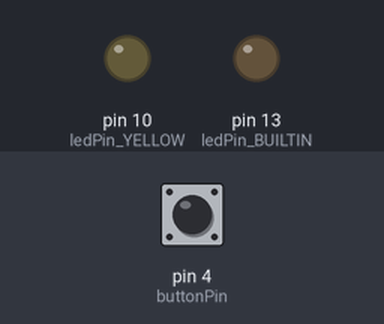
The sketch below on a simulated Arduino Uno, built with avr-gcc and run on an emulated ATmega328P. Parts: output pins drawn as LEDs (lit = HIGH). Dashed ring = blinking. The inputs (shaded band) are chosen by the test bench; at power-on: pin 4 (buttonPin) LOW.

Above: at 1.2 s.
1.3 s: pin 4 (buttonPin) pulled HIGH for 0.15 s
At 2.3 s:
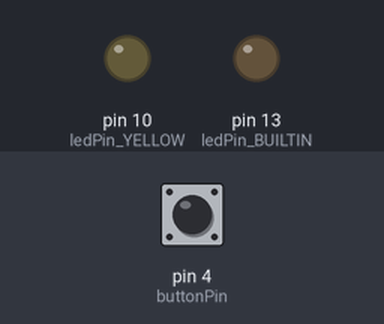
2.9 s: pin 4 (buttonPin) pulled HIGH for 1 s
At 3.14 s:
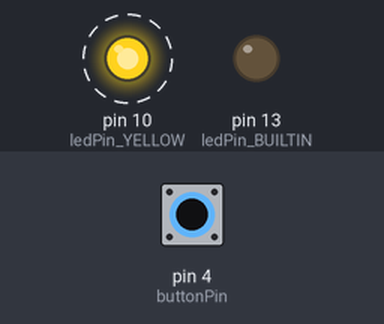
5.9 s: pin 4 (buttonPin) pulled HIGH for 3.2 s
At 6.04 s:
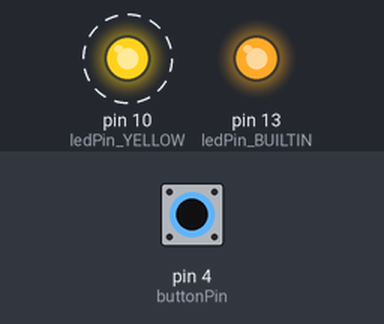
Timing chart, 0 to 10.6 s (numbered marks = the images above; inputs shaded):
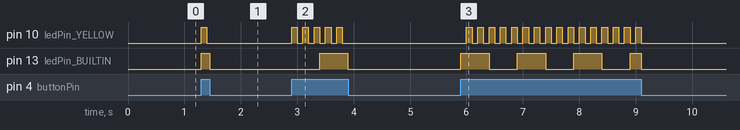

Measured:
- after the input at 1.3 s, pin 10 (ledPin_YELLOW): LOW → HIGH at once, → LOW 0.10 s later; pin 13 (ledPin_BUILTIN): LOW → HIGH at once, → LOW 0.15 s later
- after the input at 2.9 s, pin 10 (ledPin_YELLOW): alternates HIGH for 0.10 s and LOW for 0.10 s, 10 changes in all, then stays LOW, starting at once; pin 13 (ledPin_BUILTIN): LOW → HIGH after 0.50 s, → LOW 0.50 s later
- after the input at 5.9 s, pin 10 (ledPin_YELLOW): alternates HIGH for 0.10 s and LOW for 0.10 s, 32 changes in all, then stays LOW, starting after 0.10 s; pin 13 (ledPin_BUILTIN): goes 3 × (HIGH 0.50 s, LOW 0.50 s), HIGH 0.20 s, then LOW, starting at once

The sketch:

code_P2.ino
```cpp
// constants won't change. Used here to set a pin number:
const int ledPin_BUILTIN =  LED_BUILTIN;// the number of the LED pin
const int ledPin_YELLOW = 10;
const int buttonPin = 4;

// Variables will change:
int ledState_BUILTIN = LOW;             // ledState used to set the LED
int ledState_YELLOW = LOW;
int buttonState = 0;                    // variable for reading the pushbutton status


unsigned long previousMillis_BUILTIN = 0;  // will store last time BUILTIN_LED was updated
unsigned long previousMillis_YELLOW = 0;   // will store last time YELLOW_LED was updated

// intervalS at which to blink (milliseconds)
const long interval_BUILTIN = 500;
const long interval_YELLOW = 100;

void setup() {
    // set the digital pin as output:
    pinMode(ledPin_BUILTIN, OUTPUT);
    pinMode(ledPin_YELLOW, OUTPUT);
	pinMode(buttonPin, INPUT);
}

void loop() {
    unsigned long currentMillis = millis();
	buttonState = digitalRead(buttonPin);

	if (buttonState == HIGH) {
		if (currentMillis - previousMillis_BUILTIN >= interval_BUILTIN) {
			// save the last time the LED blinked
			previousMillis_BUILTIN = currentMillis;

			// if the LED is off turn it on and vice-versa:
			if (ledState_BUILTIN == LOW) {
				ledState_BUILTIN = HIGH;
			} else {
				ledState_BUILTIN = LOW;
			}

			// set the LED with the ledState of the variable:
			digitalWrite(ledPin_BUILTIN, ledState_BUILTIN);
		}

		if (currentMillis - previousMillis_YELLOW >= interval_YELLOW) {
			previousMillis_YELLOW = currentMillis;

			// if the LED is off turn it on and vice-versa:
			if (ledState_YELLOW == LOW) {
				ledState_YELLOW = HIGH;
			} else {
				ledState_YELLOW = LOW;
			}

			// set the LED with the ledState of the variable:
			digitalWrite(ledPin_YELLOW, ledState_YELLOW);
		}
	} else {
		digitalWrite(ledPin_BUILTIN, LOW);
		digitalWrite(ledPin_YELLOW, LOW);
	}
}
```
